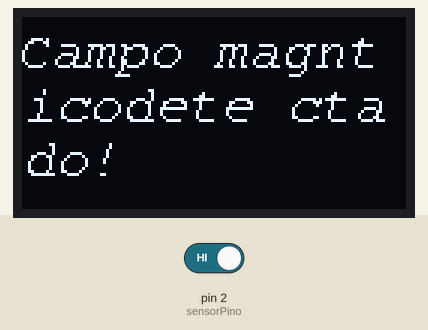
Recording of a sketch running on a simulated Arduino Uno, built with avr-gcc and run on an emulated ATmega328P. On the bench: 128×64 one-colour display. Inputs (shaded band) come from the test bench; at power-on: pin 2 (sensorPino) HIGH.

Above: at 1.2 s.
1.3 s: pin 2 (sensorPino) driven LOW
At 2.6 s:
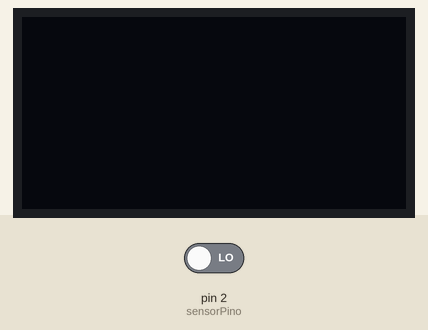
2.9 s: pin 2 (sensorPino) driven HIGH
At 4.4 s:
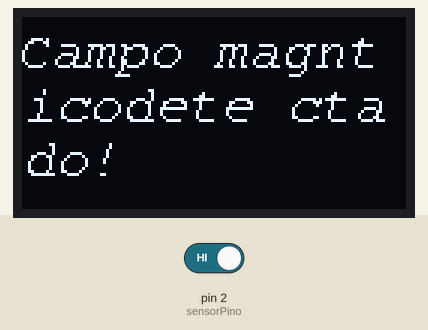
Timing chart, 0 to 5.9 s (numbered marks = the images above; inputs shaded):
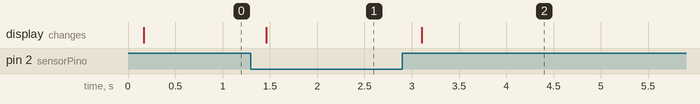

The sketch:

Sensor_Magnetico_28.10.2024.ino
```cpp
const int sensorPino = 2;     // Pino de entrada do sensor magnético

#include <Wire.h> //Biblioteca para uso do protocolo I2C;
#include <Adafruit_GFX.h> //Biblioteca para manipulação gráfica no display;
#include <Adafruit_SH1106.h> //Biblioteca para operação do driver de controle do display;

#include <Fonts/FreeMono9pt7b.h> //Fonte para alteração do texto;
#include <Fonts/FreeSansBoldOblique9pt7b.h> //Fonte para alteração do texto;
#include <Fonts/FreeMonoOblique9pt7b.h> //Fonte para alteração do texto;

#define OLED_RESET -1 //Em displays que não possuem pino RESET, é dado o valor -1;


Adafruit_SH1106 display(OLED_RESET); //Declaração da tela com o nome "display";

void setup() {

  pinMode(sensorPino, INPUT);  // Configura o pino do sensor como entrada
  Serial.begin(9600);
  display.begin(SH1106_SWITCHCAPVCC, 0x3C); //Inicialização do display com a biblioteca e endereço de hardware do display;


}

void loop() {

  display.clearDisplay(); //Comando para limpar a tela;
  display.setFont(&FreeMonoOblique9pt7b); //Comando para definir a fonte que será utilizada;
  display.setTextColor(WHITE); //Comando para definir a cor do texto;
  display.setTextSize(1); //Comando para definir tamanho od

  display.setCursor(-2, 16); //Definição de onde o texto será escrito. Lembre se que: linha, coluna;


 // int valorSensor = analogRead(pinoSensor);
  {
  int estadoSensor = digitalRead(sensorPino);  // Lê o estado do sensor

  if (estadoSensor == LOW) {  // Se o sensor detecta campo magnético


  } else {
    display.print("Campo magnéticodete ctado!");
  }

  delay(100);  // Aguarda um pouco antes de ler novamente
}

  display.display(); //informações na tela;
}
```

Measured:
- after the input at 1.3 s, the display: changes after 0.16 s (image 1)
- after the input at 2.9 s, the display: changes after 0.20 s (image 2)
